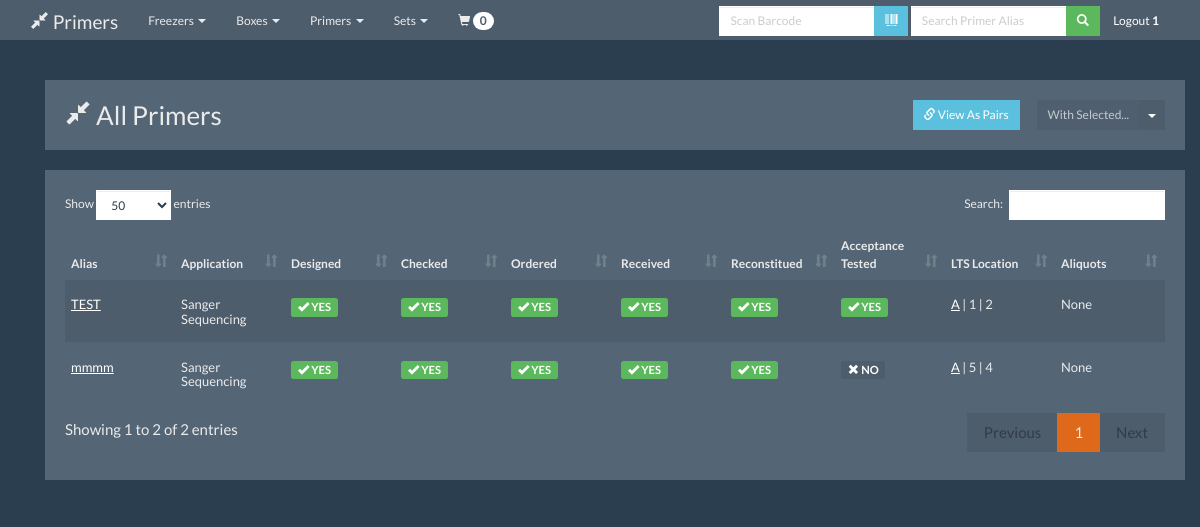
/primer/view (signed in), run on the app's committed database.
### app/models.py (models this page shows, shortened)
class Primers(db.Model):
    __tablename__ = 'primers'
    __searchable__ = ['alias', 'id']
    id = db.Column(db.Integer, primary_key=True)
    alias = db.Column(db.String(20), unique=False)
    sequence = db.Column(db.String(100), unique=True)
    chrom = db.Column(db.String(20), unique=False)
    position = db.Column(db.Integer, unique=False)
    gene = db.Column(db.String(20), unique=False)
    orientation = db.Column(db.Integer, unique=False)
    pair_id = db.Column(db.Integer, unique=False)
    mod_5 = db.Column(db.String(20), unique=False)
    mod_3 = db.Column(db.String(20), unique=False)
    scale = db.Column(db.String(20), unique=False)
    purification = db.Column(db.String(20), unique=False)
    service = db.Column(db.String(20), unique=False)
    date_designed = db.Column(db.String(20), unique=False)
    user_designed = db.Column(db.Integer, db.ForeignKey('users.id'), nullable=False)
    date_checked = db.Column(db.String(20), unique=False)
    user_checked = db.Column(db.Integer, db.ForeignKey('users.id'), nullable=False)
    date_ordered = db.Column(db.String(20), unique=False)
    user_ordered = db.Column(db.Integer, db.ForeignKey('users.id'), nullable=False)
    lot_no = db.Column(db.String(30), unique=False)
    date_received = db.Column(db.String(20), unique=False)
    user_received = db.Column(db.Integer, db.ForeignKey('users.id'), nullable=False)
    box_id = db.Column(db.Integer, db.ForeignKey('boxes.id'), nullable=False)
    row = db.Column(db.Integer, unique=False)
    column = db.Column(db.Integer, unique=False)
    date_reconstituted = db.Column(db.String(20), unique=False)
    concentration = db.Column(db.Integer, unique=False)
    user_reconstituted = db.Column(db.Integer, db.ForeignKey('users.id'), nullable=False)
    date_acceptance = db.Column(db.String(20), unique=False)
    worklist = db.Column(db.Integer, unique=False)
    user_acceptance = db.Column(db.Integer, db.ForeignKey('users.id'), nullable=False)
    status = db.Column(db.Integer, unique=False)
    current = db.Column(db.Integer, unique=False)
    application = db.Column(db.Integer, db.ForeignKey('applications.id'), nullable=False)
    historial_alias = db.Column(db.String(20), unique=False)
    box_rel = db.relationship("Boxes", lazy='joined', foreign_keys=[box_id])
    user_designed_rel = db.relationship("Users", lazy='joined', foreign_keys=[user_designed])
    user_checked_rel = db.relationship("Users", lazy='joined', foreign_keys=[user_checked])
    user_ordered_rel = db.relationship("Users", lazy='joined', foreign_keys=[user_ordered])
    user_received_rel = db.relationship("Users", lazy='joined', foreign_keys=[user_received])
    user_reconstituted_rel = db.relationship("Users", lazy='joined', foreign_keys=[user_reconstituted])
    user_acceptance_rel = db.relationship("Users", lazy='joined', foreign_keys=[user_acceptance])
    application_rel = db.relationship("Applications", lazy='joined', foreign_keys=[application])

class Applications(db.Model):
    id = db.Column(db.Integer, primary_key=True)
    name = db.Column(db.String(20), unique=False)
    paired = db.Column(db.String(20), unique=False)

class Boxes(db.Model):
    id = db.Column(db.Integer, primary_key=True)
    name = db.Column(db.String(20), unique=False)
    rows = db.Column(db.Integer)
    columns = db.Column(db.Integer)
    user = db.Column(db.Integer, db.ForeignKey('users.id'), nullable=False)
    freezer_id = db.Column(db.Integer, db.ForeignKey('freezers.id'), nullable=False)
    aliquots = db.Column(db.Integer)
    user_rel = db.relationship("Users", lazy='joined', foreign_keys=[user])
    freezer_rel = db.relationship("Freezers", lazy='joined', foreign_keys=[freezer_id])

### app/mod_primer/views.py (the view)
@primer.route('/view', methods=['GET', 'POST'])
@login_required
@admin_required
def view_primers(message=None, modifier=None, ids=None):
    primers = s.query(Primers, func.count(Aliquots.id)).outerjoin(Aliquots).filter(Primers.current == 1).group_by(
        Primers).all()
    return render_template('view_primers.html', primers=primers, message=message, modifier=modifier)

### app/mod_admin/queries.py (called while the page is built)
def get_user_id_by_username(s, username):
    user = s.query(Users).filter_by(username=username).values(Users.username, Users.id)
    for i in user:
        return i.id

def check_if_admin(s,username):
    user_id = get_user_id_by_username(s,username)
    query = s.query(Users).filter(Users.id == user_id).values(Users.admin)
    for i in query:
        if i.admin == 1:
            return True
        else:
            return False

### app/mod_primer/views.py (called while the page is built)
@primer.context_processor
def utility_processor():
    def get_glyphicon(value):
        if value is not None and value != "":
            return '<span class="label label-success"><i class="glyphicon glyphicon-ok" aria-hidden="true"></i> YES</span>'
        else:
            return '<span class="label label-default"><i class="glyphicon glyphicon-remove" aria-hidden="true"></i> NO</span>'
    return dict(get_glyphicon=get_glyphicon)

@primer.context_processor
def utility_processor():
    def convert_orient(value):
        if value == 0:
            return 'F'
        if value == 1:
            return 'R'
    return dict(convert_orient=convert_orient)

### app/views.py (called while the page is built)
@login_manager.user_loader
def load_user(user_id):
    return User(user_id)

@app.context_processor
def get_cart_count():
    print session
    if 'cart' in session:
        if session["cart"] is not None:
            return dict(cart_count=len(session["cart"]))
        else:
            dict(cart_count=0)
    else:
        return dict(cart_count=0)

@app.context_processor
def logged_in():
    if current_user.is_authenticated:
        userid = current_user.id
        admin=check_if_admin(s,userid)
        return {'logged_in': True, 'userid': userid,'admin':admin}
    else:
        return {'logged_in': False}

### app/mod_primer/templates/view_primers.html (shortened to what this page needs)
{% extends "layout.html" %}
{% block content %}
<div class="row">
    <div class="col-md-12">
        <div class="well bs-component">
            <div class="row">
                <div class="col-md-9">
                    <h3><span class="glyphicon glyphicon-resize-small"></span> All Primers</h3></div>
                    <div class="col-md-1 text-right">
                        <a href="{{url_for('primer.view_pairs')}}" class="btn btn-info btn-sm"><span class="glyphicon glyphicon-link"></span> View As Pairs</a>
                    </div>
                     <div class="col-md-2 text-right">
                        {% include "with_selected.html" %}
                    </div>
                </div>
            </div>
        </div>
    </div>
</div>
<div class="row">
    <div class="col-md-12">
        <div class="well bs-component">
            <table class="table table-striped" id="primers">
                <thead>
                <tr>
                    <th>Alias</th>
                    <th>Application</th>
                    <th>Designed</th>
                    <th>Checked</th>
                    <th>Ordered</th>
                    <th>Received</th>
                    <th>Reconstitued</th>
                    <th>Acceptance Tested</th>
                    <th>LTS Location</th>
                    <th>Aliquots</th>
                </tr>
                </thead>
                {% for i in primers %}
                <tr>
                    <td><h6>
                        <a href="detail/{{i[0].id}}">{{ i[0].alias }}</a></h6></td>
                    <td><h6>{{ i[0].application_rel.name }}</h6></td>
                    <td><h5>{{ get_glyphicon(i[0].date_designed)|safe }}</h5></td>
                    <td><h5>{{ get_glyphicon(i[0].date_checked)|safe }}</h5></td>
                    <td><h5>{{ get_glyphicon(i[0].date_ordered)|safe }}</h5></td>
                    <td><h5>{{ get_glyphicon(i[0].date_received)|safe }}</h5></td>
                    <td><h5>{{ get_glyphicon(i[0].date_reconstituted)|safe }}</h5></td>
                    <td><h5>{{ get_glyphicon(i[0].date_acceptance)|safe }}</h5></td>
                    {% if i[0].box_rel %}
                    <td>
                        <h6>
                            <a href="{{ url_for('box.view_box_detail',box_id=i[0].box_rel.id)}}">{{ i[0].box_rel.name
                                }}</a> | {{ i[0].row }} | {{ i[0].column }}
                        </h6>
                    </td>
                    {% else %}
                    <td>
                        <h6>
                            No Location
                        </h6>
                    </td>
                    {% endif %}
                    <td>
                        <h6>
                            {% if i[1] > 0 %}
                            <span class="glyphicon glyphicon-tint"></span>x{{ i[1] }}
                            {% else %}
                            None
                            {% endif %}
                        </h6>
                    </td>
                </tr>
                {% endfor %}
            </table>
        </div>
    </div>
</div>
{% endblock %}

### app/static/css/panel_pal.css (style rules this page uses)
body { padding-top: 80px; }
table { table-layout: fixed; }
td { word-wrap: break-word; }
h3 { display: inline; }
.label { margin-right:5px; }

### data on the page
Primers: alias "TEST", name "Sanger Sequencing", date_designed "YES", date_checked "YES", date_ordered "YES", date_received "YES", date_reconstituted "YES", date_acceptance "YES", name "A", row "1", column "2"
Primers: alias "mmmm", name "Sanger Sequencing", date_designed "YES", date_checked "YES", date_ordered "YES", date_received "YES", date_reconstituted "YES", date_acceptance "NO", name "A", row "5", column "4"

### other printed values
{{ cart_count }} "0"
{{ userid }} "1"
